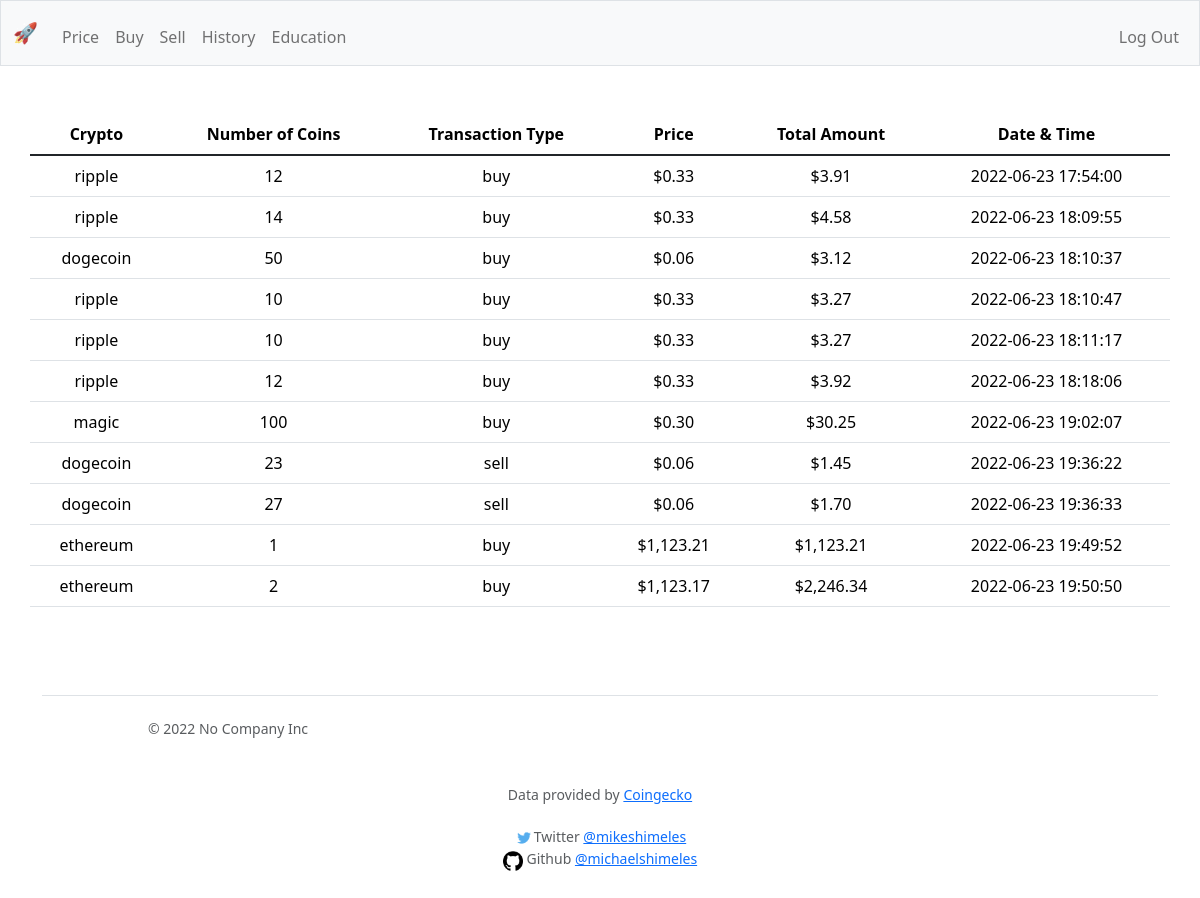
Page /history (signed in) on the earlier database version.
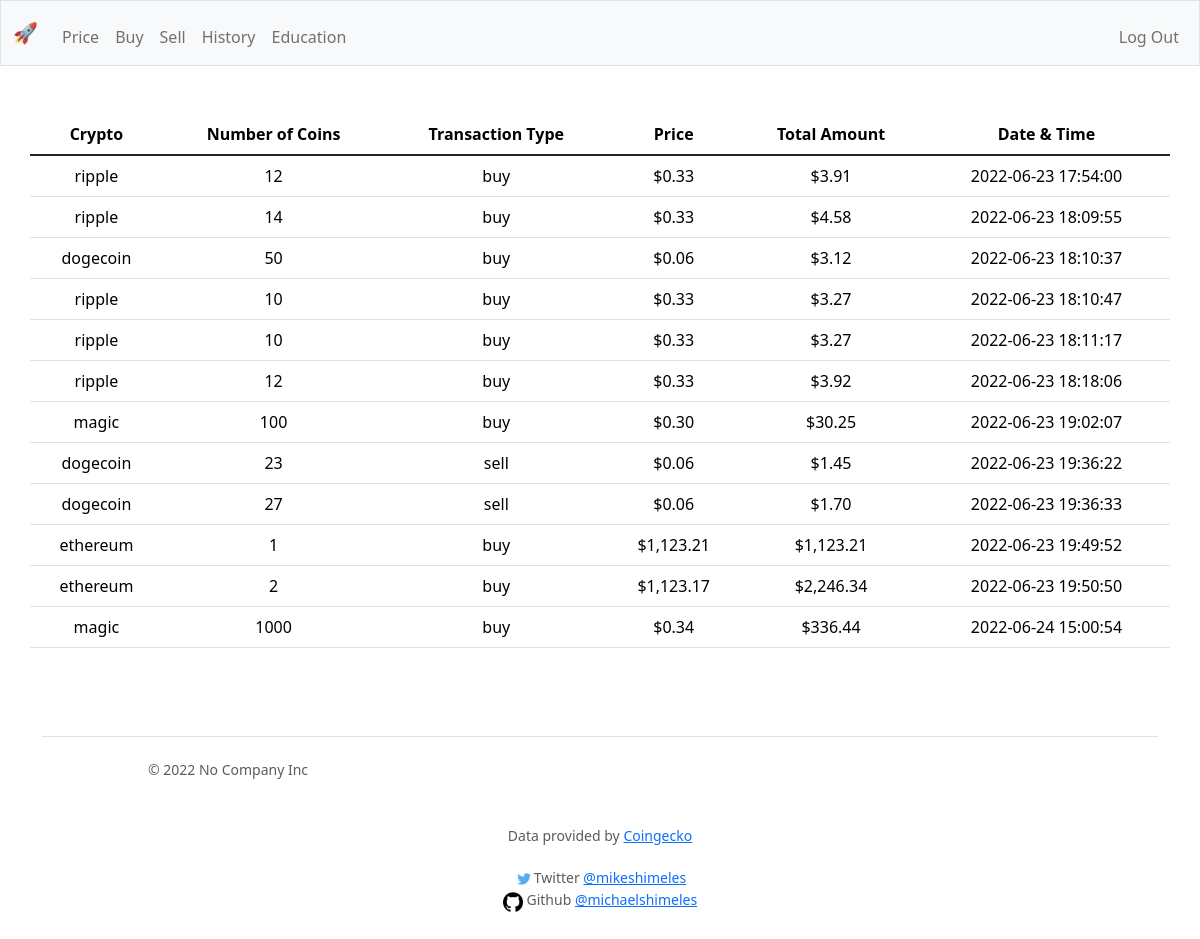
Same page on the later database version.
### tables this page shows
CREATE TABLE crypto_txs
(primary_id INTEGER PRIMARY KEY AUTOINCREMENT NOT NULL,
user_id INTEGER NOT NULL,
tx_type TEXT NOT NULL,
crypto TEXT NOT NULL,
num_of_coins NUMERIC NOT NULL,
price_per_coin FLOAT NOT NULL,
total_amount_tx NUMERIC, timestamp DATETIME);

### app.py (the view)
@app.route("/history")
@login_required
def history():
    if request.method == "GET":
        txs = db.execute("SELECT * FROM crypto_txs WHERE user_id = ?", session["user_id"])
        return render_template("history.html", txs=txs)

### app.py (called while the page is built)
@app.after_request
def after_request(response):
    response.headers["Cache-Control"] = "no-cache, no-store, must-revalidate"
    response.headers["Expires"] = 0
    response.headers["Pragma"] = "no-cache"
    return response

### helpers.py (called while the page is built)
def login_required(f):
    @wraps(f)
    def decorated_function(*args, **kwargs):
        if session.get("user_id") is None:
            return redirect("/login")
        return f(*args, **kwargs)
    return decorated_function

def usd(value):
    return f"${value:,.2f}"

### templates/history.html (shortened to what this page needs)
{% extends "layout.html" %}
{% block main %}
<table class="table container">
    <thead>
        <tr>
            <th scope="col">Crypto</th>
            <th scope="col">Number of Coins</th>
            <th scope="col">Transaction Type</th>
            <th scope="col">Price</th>
            <th scope="col">Total Amount</th>
            <th scope="col">Date & Time</th>
        </tr>
    </thead>
    <tbody>
        {% for portfolio in txs %}
        <tr>
            <td>{{ portfolio.crypto }}</td>
            <td>{{ portfolio.num_of_coins }}</td>
            <td>{{ portfolio.tx_type }}</td>
            <td>{{ portfolio.price_per_coin | usd }}</td>
            <td>{{ portfolio.total_amount_tx | usd }}</td>
            <td>{{ portfolio.timestamp }}</td>
        </tr>
        {% endfor %}
    </tbody>
</table>
{% endblock %}

### templates/layout.html (shortened to what this page needs)
<!DOCTYPE html>
<html lang="en">
    <head>
        <link href="https://cdn.jsdelivr.net/npm/bootstrap@5.1.3/dist/css/bootstrap.min.css" rel="stylesheet">
        <link href="/static/styles.css" rel="stylesheet">
        <link href="../assets/dist/css/bootstrap.min.css" rel="stylesheet">
        <link href="heroes.css" rel="stylesheet">
        </head>
        <body>
            <nav class="bg-light border navbar navbar-expand-md navbar-light">
                <div class="container-fluid">
                    <a class="navbar-brand" href="/">🚀</span></a>
                    <div class="collapse navbar-collapse" id="navbar">
                        {% if session["user_id"] %}
                            <ul class="navbar-nav me-auto mt-2">
                                <li class="nav-item"><a class="nav-link" href="/price">Price</a></li>
                                <li class="nav-item"><a class="nav-link" href="/buy">Buy</a></li>
                                <li class="nav-item"><a class="nav-link" href="/sell">Sell</a></li>
                                <li class="nav-item"><a class="nav-link" href="/history">History</a></li>
                                <li class="nav-item"><a class="nav-link" href="/education">Education</a></li>
                            </ul>
                            <ul class="navbar-nav ms-auto mt-2">
                                <li class="nav-item"><a class="nav-link" href="/logout">Log Out</a></li>
                            </ul>
                        {% else %}
                            <ul class="navbar-nav ms-auto mt-2">
                                <li class="nav-item"><a class="nav-link" href="/register">Register</a></li>
                                <li class="nav-item"><a class="nav-link" href="/login">Log In</a></li>
                            </ul>
                        {% endif %}
                    </div>
                </div>
            </nav>
            <main class="container-fluid py-5 text-center">
                {% block main %}{% endblock %}
            </main>
            <footer class="mb-5 small text-center text-muted footer">
    <link href="../assets/dist/css/bootstrap.min.css" rel="stylesheet">
    <div class="container">
    <footer class="d-flex flex-wrap justify-content-between align-items-center py-3 my-4 border-top">
    <p class="col-md-4 mb-0 text-muted">&copy; 2022 No Company Inc</p>
    <a href="/" class="col-md-4 d-flex align-items-center justify-content-center mb-3 mb-md-0 me-md-auto link-dark text-decoration-none">
    <svg class="bi me-2" width="40" height="32"><use xlink:href="#bootstrap"/></svg>
    </a>
    </footer>
    </div>
                Data provided by <a href="https://coingecko.com/">Coingecko</a>
                <br>
                <br>
                <img src="/static/twitter.png" alt="Twitter" width="20" height="20">Twitter </a><a href="https://twitter.com/mikeshimeles">@mikeshimeles</a>
                <br>
                <img src="/static/github.png" alt="github" width="20" height="20"> Github </a><a href="https://github.com/michaelshimeles">@michaelshimeles</a>
            </footer>
        </body>
    </html>

### templates/layout.html (style rules this page uses)
.bi { vertical-align: -.125em; fill: currentColor; }

Differences in the rows shown:
added crypto_txs: crypto "magic", num_of_coins "1000", tx_type "buy", price_per_coin "$0.34", total_amount_tx "$336.44", timestamp "2022-06-24 15:00:54"
